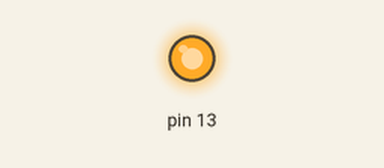
Recording of a sketch running on a simulated Arduino Uno, built with avr-gcc and run on an emulated ATmega328P. On the bench: output pins drawn as LEDs (lit = HIGH). What the sketch prints to the serial monitor is not drawn.

Above: at 5.0 s.
At 15.0 s:
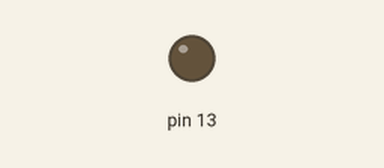
Timing chart, 0 to 26.0 s (numbered marks = the images above):
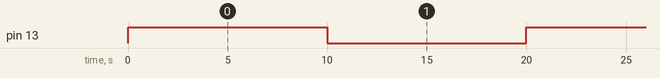

The sketch:

LED.ino
```cpp
void setup() {
  Serial.begin(9600);
  Serial.println("hello");
  pinMode(13,OUTPUT);
}


void loop() {
  digitalWrite(13, HIGH);
  delay(10000);
  digitalWrite(13, LOW);
  delay(10000);
}
```

Measured:
- by itself, pin 13: alternates HIGH for 10.0 s and LOW for 10.0 s
